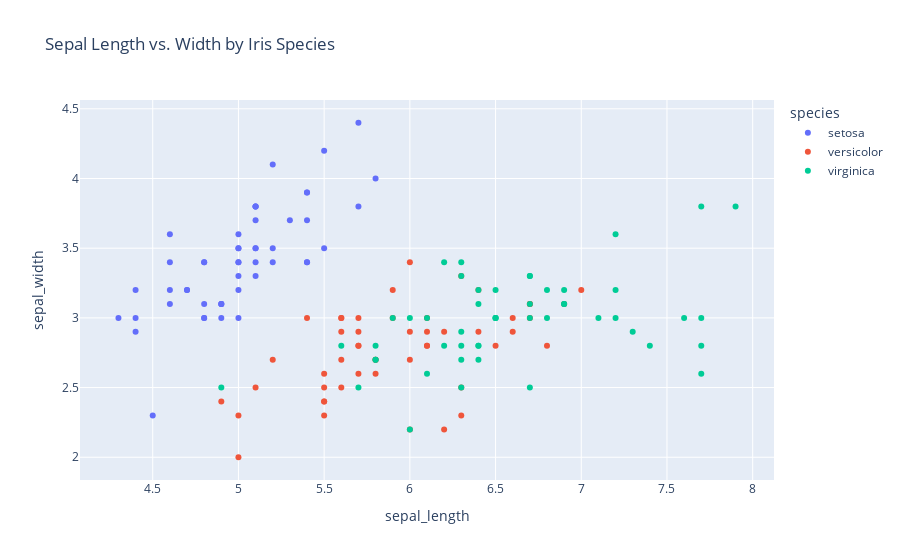

Notebook code for this chart:
### Markdown cell above
# Linear Regression

Linear regression, without going into too much detail, involves fitting a line to data. For simple linear regression involving 2 variables, it is a model that tries to predict the value of y when given a certain value of x. We get there by "fitting" a line to training data. 

For linear regression to be appropriate, we first need to gauge if there appears to be a linear relationship between the variables we're working with. Linear regression completely falls apart if we're working with a non-linear relationship.

### Code cell
px.scatter(df , x="sepal_length", y='sepal_width', color="species", title="Sepal Length vs. Width by Iris Species", height=500)

### Figure 1 — Plotly figure (JSON) as saved in the notebook; plotly's stock layout.template omitted (floating-point values rounded to 4 significant figures)
{"data": [{"hovertemplate": "species=setosa<br>sepal_length=%{x}<br>sepal_width=%{y}<extra></extra>", "legendgroup": "setosa", "marker": {"color": "#636efa", "symbol": "circle"}, "mode": "markers", "name": "setosa", "orientation": "v", "showlegend": true, "type": "scatter", "x": [5.1, 4.9, 4.7, 4.6, 5, 5.4, 4.6, 5, 4.4, 4.9, 5.4, 4.8, 4.8, 4.3, 5.8, 5.7, 5.4, 5.1, 5.7, 5.1, 5.4, 5.1, 4.6, 5.1, 4.8, 5, 5, 5.2, 5.2, 4.7, 4.8, 5.4, 5.2, 5.5, 4.9, 5, 5.5, 4.9, 4.4, 5.1, 5, 4.5, 4.4, 5, 5.1, 4.8, 5.1, 4.6, 5.3, 5], "xaxis": "x", "y": [3.5, 3, 3.2, 3.1, 3.6, 3.9, 3.4, 3.4, 2.9, 3.1, 3.7, 3.4, 3, 3, 4, 4.4, 3.9, 3.5, 3.8, 3.8, 3.4, 3.7, 3.6, 3.3, 3.4, 3, 3.4, 3.5, 3.4, 3.2, 3.1, 3.4, 4.1, 4.2, 3.1, 3.2, 3.5, 3.1, 3, 3.4, 3.5, 2.3, 3.2, 3.5, 3.8, 3, 3.8, 3.2, 3.7, 3.3], "yaxis": "y"}, {"hovertemplate": "species=versicolor<br>sepal_length=%{x}<br>sepal_width=%{y}<extra></extra>", "legendgroup": "versicolor", "marker": {"color": "#EF553B", "symbol": "circle"}, "mode": "markers", "name": "versicolor", "orientation": "v", "showlegend": true, "type": "scatter", "x": [7, 6.4, 6.9, 5.5, 6.5, 5.7, 6.3, 4.9, 6.6, 5.2, 5, 5.9, 6, 6.1, 5.6, 6.7, 5.6, 5.8, 6.2, 5.6, 5.9, 6.1, 6.3, 6.1, 6.4, 6.6, 6.8, 6.7, 6, 5.7, 5.5, 5.5, 5.8, 6, 5.4, 6, 6.7, 6.3, 5.6, 5.5, 5.5, 6.1, 5.8, 5, 5.6, 5.7, 5.7, 6.2, 5.1, 5.7], "xaxis": "x", "y": [3.2, 3.2, 3.1, 2.3, 2.8, 2.8, 3.3, 2.4, 2.9, 2.7, 2, 3, 2.2, 2.9, 2.9, 3.1, 3, 2.7, 2.2, 2.5, 3.2, 2.8, 2.5, 2.8, 2.9, 3, 2.8, 3, 2.9, 2.6, 2.4, 2.4, 2.7, 2.7, 3, 3.4, 3.1, 2.3, 3, 2.5, 2.6, 3, 2.6, 2.3, 2.7, 3, 2.9, 2.9, 2.5, 2.8], "yaxis": "y"}, {"hovertemplate": "species=virginica<br>sepal_length=%{x}<br>sepal_width=%{y}<extra></extra>", "legendgroup": "virginica", "marker": {"color": "#00cc96", "symbol": "circle"}, "mode": "markers", "name": "virginica", "orientation": "v", "showlegend": true, "type": "scatter", "x": [6.3, 5.8, 7.1, 6.3, 6.5, 7.6, 4.9, 7.3, 6.7, 7.2, 6.5, 6.4, 6.8, 5.7, 5.8, 6.4, 6.5, 7.7, 7.7, 6, 6.9, 5.6, 7.7, 6.3, 6.7, 7.2, 6.2, 6.1, 6.4, 7.2, 7.4, 7.9, 6.4, 6.3, 6.1, 7.7, 6.3, 6.4, 6, 6.9, 6.7, 6.9, 5.8, 6.8, 6.7, 6.7, 6.3, 6.5, 6.2, 5.9], "xaxis": "x", "y": [3.3, 2.7, 3, 2.9, 3, 3, 2.5, 2.9, 2.5, 3.6, 3.2, 2.7, 3, 2.5, 2.8, 3.2, 3, 3.8, 2.6, 2.2, 3.2, 2.8, 2.8, 2.7, 3.3, 3.2, 2.8, 3, 2.8, 3, 2.8, 3.8, 2.8, 2.8, 2.6, 3, 3.4, 3.1, 3, 3.1, 3.1, 3.1, 2.7, 3.2, 3.3, 3, 2.5, 3, 3.4, 3], "yaxis": "y"}], "layout": {"autosize": true, "legend": {"title": {"text": "species"}, "tracegroupgap": 0}, "title": {"text": "Sepal Length vs. Width by Iris Species"}, "xaxis": {"anchor": "y", "autorange": true, "domain": [0, 1], "range": [4.081, 8.119], "title": {"text": "sepal_length"}, "type": "linear"}, "yaxis": {"anchor": "x", "autorange": true, "domain": [0, 1], "range": [1.831, 4.569], "title": {"text": "sepal_width"}, "type": "linear"}}}
